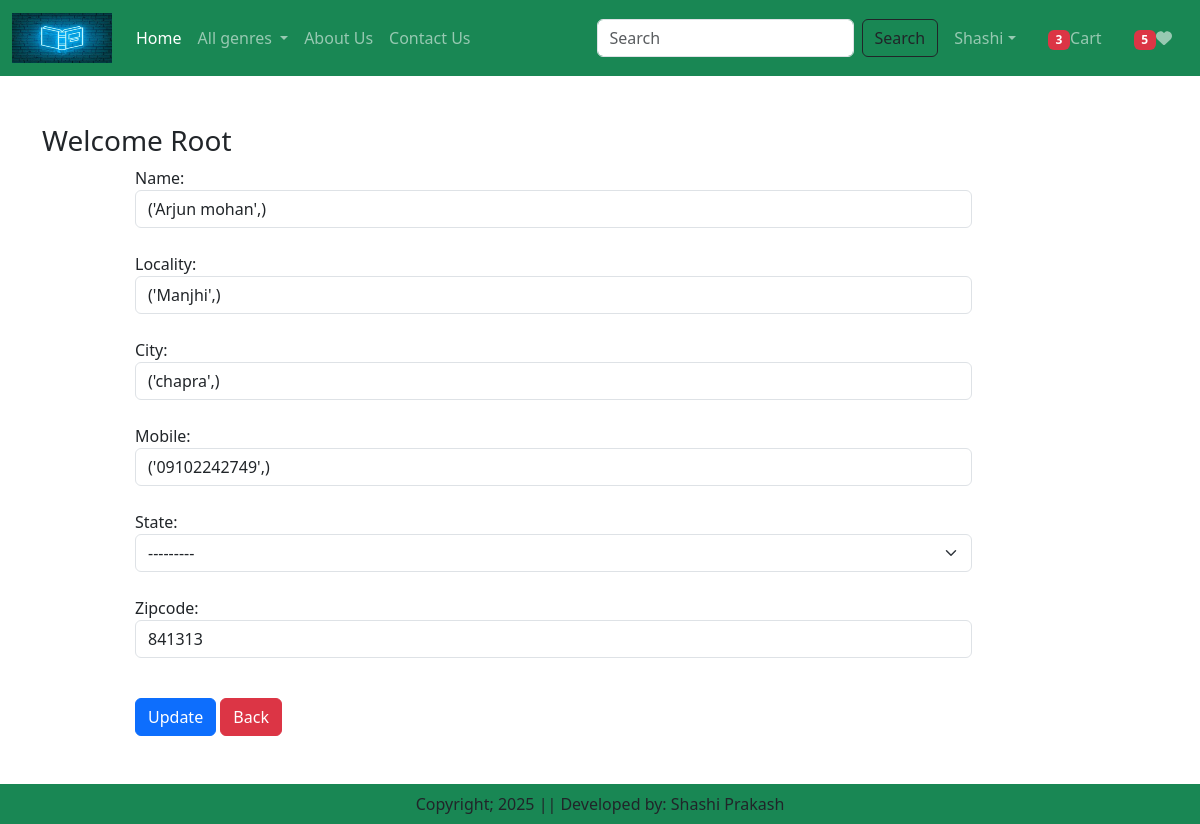
The app's page /updateAddress/2 (signed in) with its own data.
### app/models.py (models this page shows, shortened)
class Customer(models.Model):
    user = models.ForeignKey(User, on_delete=models.CASCADE)
    name = models.CharField(max_length=200)
    locality = models.CharField(max_length=200)
    city = models.CharField(max_length=50)
    mobile = models.CharField(max_length=15, unique=True)
    zipcode = models.CharField(max_length=10)
    state = models.CharField(choices=STATE_CHOICES, max_length=2)

### app/views.py (the view, shortened to what this page needs)
# urls.py: path('updateAddress/<int:bd>', views.updateAddress.as_view(), name='updateAddress'),
@method_decorator(login_required, name='dispatch')
class updateAddress(View):
    def get(self, request, bd):
        add = Customer.objects.get(id=bd)
        form = CustomerProfileForm(instance=add)
        totalitem =0
        wishitem =0
        if request.user.is_authenticated:
            totalitem = len(Cart.objects.filter(user=request.user))
            wishitem = Wishlist.objects.filter(user=request.user).count()
        return render(request, 'app/updateAddress.html',locals())

### app/forms.py
class CustomerProfileForm(forms.ModelForm):
    class Meta:
        model = Customer
        fields = ['name', 'locality', 'city', 'mobile', 'state', 'zipcode']
        widgets = {
            'name': forms.TextInput(attrs={'class': 'form-control'}),
            'locality': forms.TextInput(attrs={'class': 'form-control'}),
            'city': forms.TextInput(attrs={'class': 'form-control'}),
            'mobile': forms.TextInput(attrs={'class': 'form-control'}),
            'state': forms.Select(attrs={'class': 'form-select'}),
            'zipcode': forms.TextInput(attrs={'class': 'form-control'}),
        }

### app/templates/app/updateAddress.html (shortened to what this page needs)
{% extends 'app/base.html' %}
{% load static %}
{% block main-content %}
<div class="container my-5">
    <div class="row">
       <h3>Welcome <span class="text-capitalize">{{ request.user }}</span></h3>
    </div>
    <div class="col-sm-9 offset-sm-1">
        <form action=""method="post">
            {% for fm in form %}
                {{ fm.label_tag }} {{ fm }} <small class="text-danger">{{ fm.errors|striptags }}</small> <br>
            {% endfor %}
            <div class="col-sm-12 mt-3">
                <button type="submit" class="btn btn-primary">Update</button>
                <a href="{% url 'address' %}" type="button" class="btn btn-danger">Back</a>
            </div>
        </form>
    </div>
</div>
{% endblock %}

### records on screen
Customer: form "('Arjun mohan',)" "('Manjhi',)" "('chapra',)" "('09102242749',)" "---------" "841313"

### other values on screen
{{ totalitem }} "3"
{{ wishitem }} "5"
{{ request.user }} "Root"
{{ fm.label_tag }} "Name:" "Locality:" "City:" "Mobile:" "State:" "Zipcode:"
